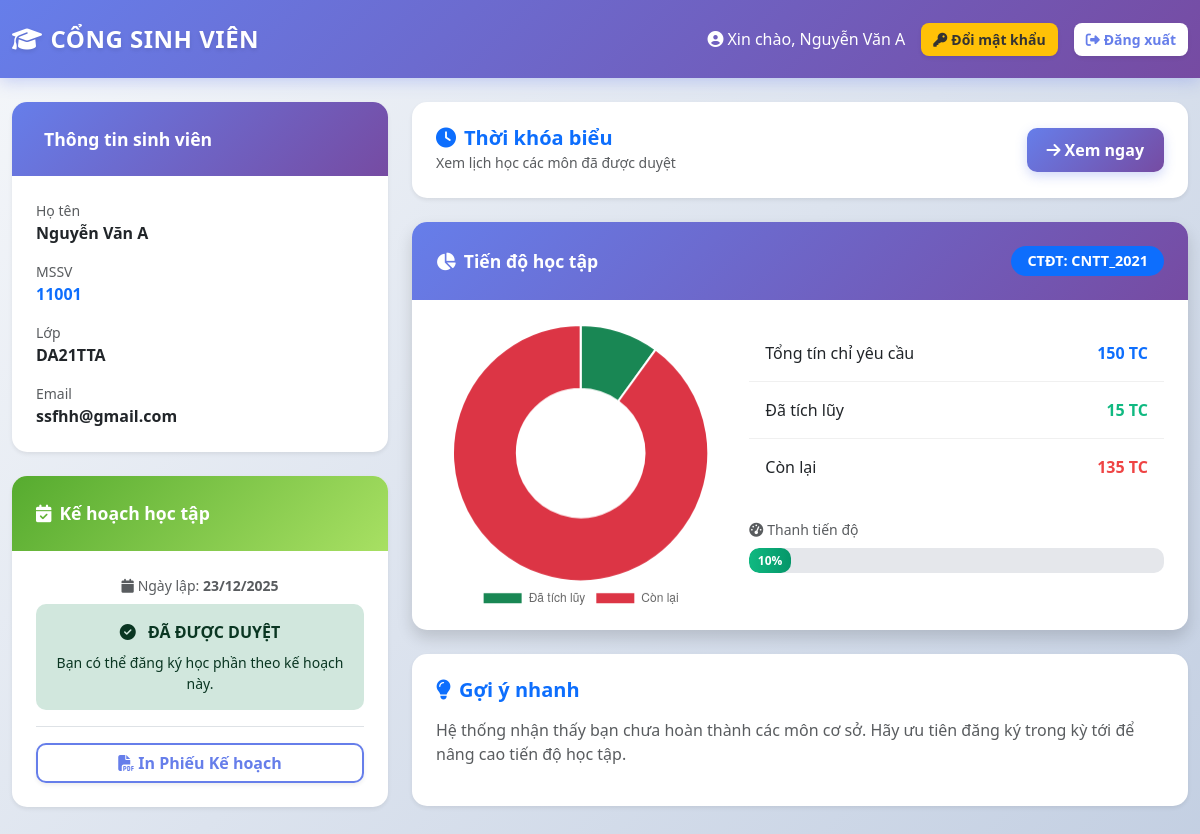
Page /index.php?page=dashboard (signed in) on the committed database.
### tables this page shows
CREATE TABLE `sinhvien` (
  `MSSV` varchar(20) NOT NULL,
  `HoTen` varchar(100) NOT NULL,
  `NgaySinh` date DEFAULT NULL,
  `Email` varchar(100) DEFAULT NULL,
  `SoDienThoai` varchar(15) DEFAULT NULL,
  `MaLop` varchar(20) DEFAULT NULL,
  `MaCTDT` varchar(20) DEFAULT NULL,
  `ID_TaiKhoan` int(11) DEFAULT NULL
);

CREATE TABLE `kehoachhoctap` (
  `ID_KeHoach` int(11) NOT NULL,
  `MSSV` varchar(20) DEFAULT NULL,
  `HocKy` varchar(10) NOT NULL,
  `NamHoc` varchar(20) NOT NULL,
  `NgayLap` datetime DEFAULT current_timestamp(),
  `TrangThai` enum('MoiTao','ChoDuyet','DaDuyet','TuChoi','YeuCauSua') DEFAULT 'MoiTao',
  `GhiChuCuaCoVan` text DEFAULT NULL,
  `LyDoTuChoi` text DEFAULT NULL,
  `GhiChu` text DEFAULT NULL
);

### src/app/controllers/StudentController.php (called while the page is built, shortened)
<?php
require_once __DIR__ . '/../models/StudentModel.php';
class StudentController extends AuthController {
    public function dashboard() {
        $mssv = $_SESSION['user_id'];
        $model = new StudentModel();
        $sinhVien = $model->getStudentInfo($mssv);
        $keHoach = $model->getLatestPlan($mssv);
        $tienDo = $model->getStudyProgress($mssv, $sinhVien['ChuongTrinhDaoTao'] ?? '');
        require_once __DIR__ . '/../../views/student/dashboard.php';
    }
}
?>

### src/app/models/StudentModel.php (called while the page is built, shortened)
<?php
require_once __DIR__ . '/../config/Database.php';
class StudentModel {
    private $conn;
    public function __construct() {
        $db = new Database();
        $this->conn = $db->connect();
    }
    public function getStudentInfo($mssv) {
        $sql = "SELECT * FROM SinhVien WHERE MSSV = ?";
        $stmt = $this->conn->prepare($sql);
        $stmt->bind_param("s", $mssv);
        $stmt->execute();
        return $stmt->get_result()->fetch_assoc();
    }
    public function getLatestPlan($mssv) {
        $sql = "SELECT * FROM KeHoachHocTap WHERE MSSV = ? ORDER BY ID_KeHoach DESC LIMIT 1";
        $stmt = $this->conn->prepare($sql);
        $stmt->bind_param("s", $mssv);
        $stmt->execute();
        return $stmt->get_result()->fetch_assoc();
    }
    public function getStudyProgress($mssv, $maCTDT) {
        $sqlTotal = "SELECT TongSoTinChi FROM ChuongTrinhDaoTao WHERE MaCTDT = ?";
        $stmtTotal = $this->conn->prepare($sqlTotal);
        $stmtTotal->bind_param("s", $maCTDT);
        $stmtTotal->execute();
        $resTotal = $stmtTotal->get_result()->fetch_assoc();
        $total = $resTotal['TongSoTinChi'] ?? 150;
        $sqlDone = "SELECT SUM(hp.SoTinChi) as accumulated
                    FROM KetQuaHocTap kq
                    JOIN HocPhan hp ON kq.MaHocPhan = hp.MaHocPhan
                    WHERE kq.MSSV = ? AND kq.TrangThai = 'Dat'";
        $stmtDone = $this->conn->prepare($sqlDone);
        $stmtDone->bind_param("s", $mssv);
        $stmtDone->execute();
        $resDone = $stmtDone->get_result()->fetch_assoc();
        $accumulated = $resDone['accumulated'] ?? 0;
        return [
            'total' => $total,
            'accumulated' => $accumulated,
            'remaining' => max(0, $total - $accumulated)
        ];
    }
}
?>

### src/app/config/Database.php (called while the page is built, shortened)
<?php
class Database {
    private $host = "localhost";
    private $user = "root";
    private $pass = "";
    private $dbname = "ql_kehoachhoctap";
    public function connect() {
        $this->conn = null;
        try {
            $this->conn = new mysqli($this->host, $this->user, $this->pass, $this->dbname);
            $this->conn->set_charset("utf8mb4");
        } catch (Exception $e) {
            echo "Lỗi kết nối: " . $e->getMessage();
        }
        return $this->conn;
    }
}
?>

### src/views/student/dashboard.php (the view, shortened to what this page needs)
<!DOCTYPE html>
<html lang="vi">
<head>
    <link href="https://cdn.jsdelivr.net/npm/bootstrap@5.3.0/dist/css/bootstrap.min.css" rel="stylesheet">
    <link href="https://cdnjs.cloudflare.com/ajax/libs/font-awesome/6.4.0/css/all.min.css" rel="stylesheet">
    <link href="assets/css/style.css" rel="stylesheet">
</head>
<body>
<nav class="navbar navbar-expand-lg navbar-dark mb-4">
    <div class="container">
        <a class="navbar-brand fw-bold" href="#">
            <i class="fas fa-graduation-cap me-2"></i>CỔNG SINH VIÊN
        </a>
        <div class="d-flex text-white align-items-center gap-3">
            <span class="fw-500">
                <i class="fas fa-user-circle me-1"></i>Xin chào, <?php echo $_SESSION['user_name']; ?>
            </span>
            <a href="index.php?page=change_password" class="btn btn-sm btn-warning text-dark fw-bold">
                <i class="fas fa-key me-1"></i>Đổi mật khẩu
            </a>
            <a href="index.php?page=logout" class="btn btn-sm btn-light fw-bold">
                <i class="fas fa-sign-out-alt me-1"></i>Đăng xuất
            </a>
        </div>
    </div>
</nav>
<div class="container">
    <div class="row">
        <div class="col-md-4 mb-4">
            <div class="card shadow-sm mb-4 info-card">
                <div class="card-header">
                    <i class="fas fa-user-card me-2"></i>Thông tin sinh viên
                </div>
                <div class="card-body">
                    <div class="mb-3">
                        <small class="text-muted d-block">Họ tên</small>
                        <strong class="text-dark"><?php echo $sinhVien['HoTen']; ?></strong>
                    </div>
                    <div class="mb-3">
                        <small class="text-muted d-block">MSSV</small>
                        <strong class="text-primary"><?php echo $sinhVien['MSSV']; ?></strong>
                    </div>
                    <div class="mb-3">
                        <small class="text-muted d-block">Lớp</small>
                        <strong class="text-dark"><?php echo $sinhVien['MaLop']; ?></strong>
                    </div>
                    <div>
                        <small class="text-muted d-block">Email</small>
                        <strong class="text-dark"><?php echo $sinhVien['Email']; ?></strong>
                    </div>
                </div>
            </div>
            <div class="card shadow-sm info-card">
                <div class="card-header bg-success">
                    <i class="fas fa-calendar-check me-2"></i>Kế hoạch học tập
                </div>
                <div class="card-body text-center">
                    <?php if ($keHoach): ?>
                        <p class="text-muted mb-2 small">
                            <i class="fas fa-calendar me-1"></i>Ngày lập: <strong><?php echo date('d/m/Y', strtotime($keHoach['NgayLap'])); ?></strong>
                        </p>
                        <?php if($keHoach['TrangThai'] == 'ChoDuyet'): ?>
                            <div class="alert alert-warning border-0" role="alert">
                                <i class="fas fa-hourglass-half me-2"></i>
                                <strong>ĐANG CHỜ DUYỆT</strong>
                                <p class="small mt-2 mb-0">Vui lòng chờ Cố vấn kiểm tra kế hoạch của bạn.</p>
                            </div>
                        <?php elseif($keHoach['TrangThai'] == 'DaDuyet'): ?>
                            <div class="alert alert-success border-0" role="alert">
                                <i class="fas fa-check-circle me-2"></i>
                                <strong>ĐÃ ĐƯỢC DUYỆT</strong>
                                <p class="small mt-2 mb-0">Bạn có thể đăng ký học phần theo kế hoạch này.</p>
                            </div>
                        <?php endif; ?>
                        <div class="mt-3 border-top pt-3">
                            <a href="index.php?page=student_print" target="_blank" class="btn btn-outline-primary w-100 fw-bold">
                                <i class="fas fa-file-pdf me-1"></i>In Phiếu Kế hoạch
                            </a>
                        </div>
                    <?php endif; ?>
                </div>
            </div>
        </div>
        <div class="col-md-8">
            <div class="card shadow-sm mb-4">
                <div class="card-body d-flex justify-content-between align-items-center">
                    <div>
                        <h5 class="fw-bold text-primary mb-0">
                            <i class="fas fa-clock me-2"></i>Thời khóa biểu
                        </h5>
                        <small class="text-muted">Xem lịch học các môn đã được duyệt</small>
                    </div>
                    <a href="index.php?page=student_schedule" class="btn btn-primary fw-bold">
                        <i class="fas fa-arrow-right me-1"></i>Xem ngay
                    </a>
                </div>
            </div>
            <div class="card shadow mb-4">
                <div class="card-header d-flex justify-content-between align-items-center">
                    <span><i class="fas fa-chart-pie me-2"></i>Tiến độ học tập</span>
                    <span class="badge bg-primary rounded-pill">CTĐT: <?php echo $sinhVien['MaCTDT']; ?></span>
                </div>
                <div class="card-body">
                    <div class="row align-items-center">
                        <div class="col-md-5">
                            <div class="chart-container">
                                <canvas id="progressChart"></canvas>
                            </div>
                        </div>
                        <div class="col-md-7">
                            <ul class="list-group list-group-flush">
                                <li class="list-group-item d-flex justify-content-between">
                                    <span class="fw-500">Tổng tín chỉ yêu cầu</span>
                                    <strong class="text-primary"><?php echo $tienDo['total']; ?> TC</strong>
                                </li>
                                <li class="list-group-item d-flex justify-content-between">
                                    <span class="fw-500">Đã tích lũy</span>
                                    <strong class="text-success"><?php echo $tienDo['accumulated']; ?> TC</strong>
                                </li>
                                <li class="list-group-item d-flex justify-content-between">
                                    <span class="fw-500">Còn lại</span>
                                    <strong class="text-danger"><?php echo $tienDo['remaining']; ?> TC</strong>
                                </li>
                            </ul>
                            <div class="mt-4">
                                <small class="text-muted fw-600 d-block mb-2">
                                    <i class="fas fa-tachometer-alt me-1"></i>Thanh tiến độ
                                </small>
                                <div class="progress">
                                    <?php
                                        $percent = ($tienDo['total'] > 0) ? round(($tienDo['accumulated'] / $tienDo['total']) * 100) : 0;
                                    ?>
                                    <div class="progress-bar progress-bar-striped progress-bar-animated"
                                         role="progressbar"
                                         aria-valuenow="<?php echo $percent; ?>"
                                         aria-valuemin="0"
                                         aria-valuemax="100"
                                         style="width: <?php echo $percent; ?>%;">
                                        <strong><?php echo $percent; ?>%</strong>
                                    </div>
                                </div>
                            </div>
                        </div>
                    </div>
                </div>
            </div>
            <div class="card shadow-sm">
                <div class="card-body">
                    <h5 class="card-title fw-bold text-primary mb-3">
                        <i class="fas fa-lightbulb me-2"></i>Gợi ý nhanh
                    </h5>
                    <p class="card-text text-muted mb-3">
                        Hệ thống nhận thấy bạn chưa hoàn thành các môn cơ sở. Hãy ưu tiên đăng ký trong kỳ tới để nâng cao tiến độ học tập.
                    </p>
                </div>
            </div>
        </div>
    </div>
</div> <script>
    const ctx = document.getElementById('progressChart').getContext('2d');
    new Chart(ctx, {
        type: 'doughnut',
        data: {
            labels: ['Đã tích lũy', 'Còn lại'],
            datasets: [{
                data: [<?php echo $tienDo['accumulated']; ?>, <?php echo $tienDo['remaining']; ?>],
                backgroundColor: ['#198754', '#dc3545'],
                hoverOffset: 4
            }]
        },
        options: {
            responsive: true,
            plugins: {
                legend: { position: 'bottom' }
            }
        }
    });
</script>
</body>
</html>

### rows in the picture
sinhvien: HoTen "Nguyễn Văn A", MSSV "11001", MaLop "DA21TTA", Email "ssfhh@gmail.com", MaCTDT "CNTT_2021"
kehoachhoctap: NgayLap "23/12/2025"

### other values in the picture
$_SESSION['user_name'] "Nguyễn Văn A"
$tienDo['total'] "150"
$tienDo['accumulated'] "15"
$tienDo['remaining'] "135"
$percent "10"
chart data {{ $tienDo['accumulated'] }} 15
chart data {{ $tienDo['remaining'] }} 135
